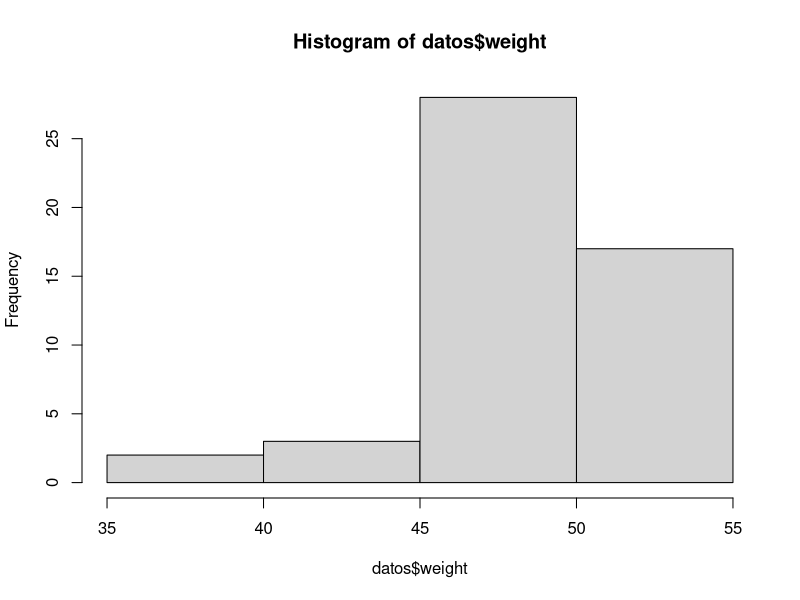
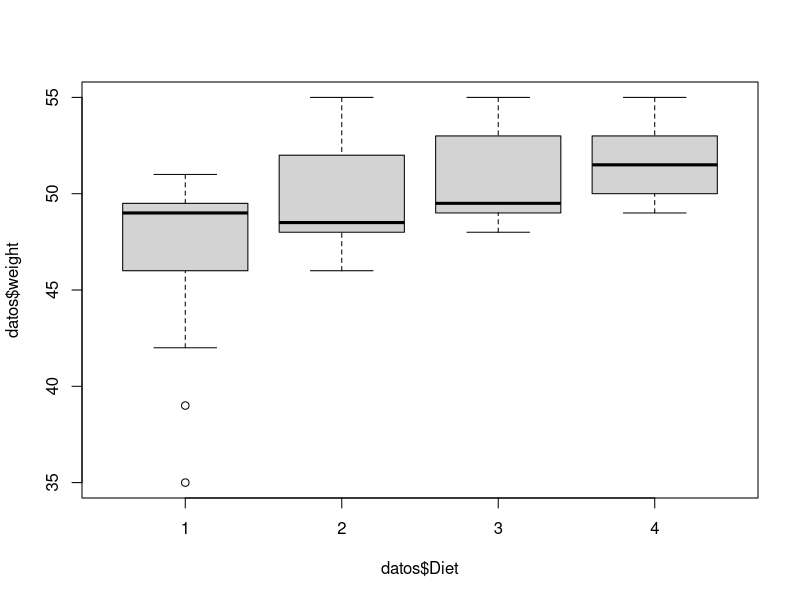

These figures' R source, in order:
# Generar una secuencia de 29 numeros (entre 1 y 100) que vayan de 3.5 en 3.5.
seq (from = 1, to = 100, by = 3.5)

# Almacenar en un vector "secuencia" los 29 numeros generados.
secuencia <- c(seq(from=1, to=100, by=3.5))

# Sumar el valor en posicion 23 con el 12vo
secuencia [23] + secuencia [12]

# Desde aqui, arranca la tarea con el peso de los pollitos... 
# Lo dejo a tu criterio.
library (tidyverse)

datos <- ChickWeight %>%
  filter( Time == 2) %>% 
  as.data.frame()

# Asigne a un vector "pesos" unicamente los datos correspondientes a "weight"
# para verlos mejor:
pesos <- datos ["weight"]

# El paso anterior fue un fiasco, porque no me permitio hacer ni la
# Estadistica descriptiva, asi que probe haciendo un nuevo vector
# en un intento de extraer los valores.

# CORRECCION ===========
# Este es un error importante, y algo que tiende a ocurrir cuando se trabajan
# con tipos de datos que las funciones no aceptan. El matete que puede hacerse con 
# diferentes estructuras de datos es algo que corresponde a un nivel avanzado de R. 
# se puede razonar un poco igua. Vamos a verlo: Si pones

mean(pesos)

# Te dice que el argumento no es numerico o logico. 
# Donde esta el problema?

help(mean)

# Si ves en la seccion argumentos, te dice que "x", (el unico parametro
# que le metes) pide que sea un VECTOR numerico o logico

typeof(pesos)

# Te retorna que pesos se trata de una lista. Por que paso esto, pero esta relacionado con que 
# muchas veces cuando creas un objeto a partir de otro, este hereda sus propiedades 
# (fijate que tipo es datos y vas a tener la respuesta).

# Cuando le metes corchetes a algo que no es un vector, la cosa tiende a complicarse
# Porque uno simplemente no puede usar UN solo numero (como hace con los vectores, que tienen una dimension).  
# para algo que es una tabla que tiene mas de una dimension (como no podrias definir celdas en una tabla de excel). 
# De hecho:

dim(pesos) #<- comando para ver las dimensiones de un objeto

# Te muestra que el objeto pesos tiene 2 dimensiones, una de tamanio 50 (las filas)
# y la otra tamanio 1 (una columna). Si ponemos:

pesos[3,1] #<- retornar el indice de fila 3 y columna 1

# Si no ponemos nada adentro de los corchetes?
pesos[  ]

# Te retorna todo tal cual. Si solo especificamos columna (el valor despues
# de la coma) y no ponemos nada en las filas:
pesos[ , 1]

class(pesos[,1])

# Alternativamente, podes llamar a la columna por su nombre

pesos[ , "weight"] # todas las filas, columna weight

# =======================

pruebapesos <- c(datos["weight"])

# Eso si me mostro una secuencia de datos concatenados, peeeero no podia correr 
# las pruebas porque no consideraba los valores como numericos.
# No digan que no se estan divirtiendo...

# CORRECCION ===========
# No funciona por el mismo motivo que antes (herencia de tipos). 
# El producto de ese comando da como resultado una lista, y no un vector. 
# =======================

# Curiosamente, al mostrar la secuencia, agregaba el signo pesos antes de "weight"
# $weight
# [1] 51 49 39 49 42 49 49 50 51 44 51 49 48 49 49 45 51 35 48 47 50 55 52 52 49 48 46
# [28] 46 48 48 53 49 50 49 53 48 48 49 50 55 51 49 55 51 50 52 53 50 53 54

# Ergo, intuyo que eso permite operar con una linea de variables 
# dentro del paquete de datos, asi:

# CORRECCION ===========
# Tu intuicion es la correcta, y el signo pesos simplemente extrae una 
# columna que vos selecciones de un objeto tipo lista o data.frame. 
# No se recomienda poner un espacio entre objeto y nombre de columna.

datos$weight # esto da el mismo resultado. 

# =======================

# Media de pesos
mean (datos $weight) 

# Mediana
median (datos $weight)

# Desvio
sd (datos $weight)

# Varianza
sd (datos $weight)^2

# =======================
var(datos$weight) # Descubri que el comando para varianza es este!
# =======================

# Histograma
hist (datos $weight)

# Tabla de frecuencias
table (datos $weight)

# Siguiendo con el ejercicio, ejecutar un boxplot
boxplot(datos$weight~datos$Diet)

## Entiendo que muestra la media y desvio para el peso de los pollos 
## "datos$weight" en funcion "~" del tipo de dieta "datos$Diet"

# CORRECCION ===========
# Es EXACTAMENTE ESO! el simbolo ~ se lee como "en función de"! No 
# te das una idea de lo que me costo entender eso al principio. 
# El boxplot resume la distribucion de los datos
# https://towardsdatascience.com/understanding-boxplots-5e2df7bcbd51
# =======================

# Despues hice varios intentos de analizar los datos con cada dieta pero
# no encontre como convocar los datos de determinadas filas... continuara.

# CORRECCION ===========
# El tidyverse nos va a ayudar a revoltijear los datos para que hagan
# lo que vos quieras. Por ejemplo, le decimos "agarrame datos, agrupalos
# por dieta, resumimelos con media desvio y " te queda:
datos %>%
  group_by(Diet) %>%
  summarize(mean = mean(weight), sd = sd(weight), n = n()) #ignorar warnings
# =======================


